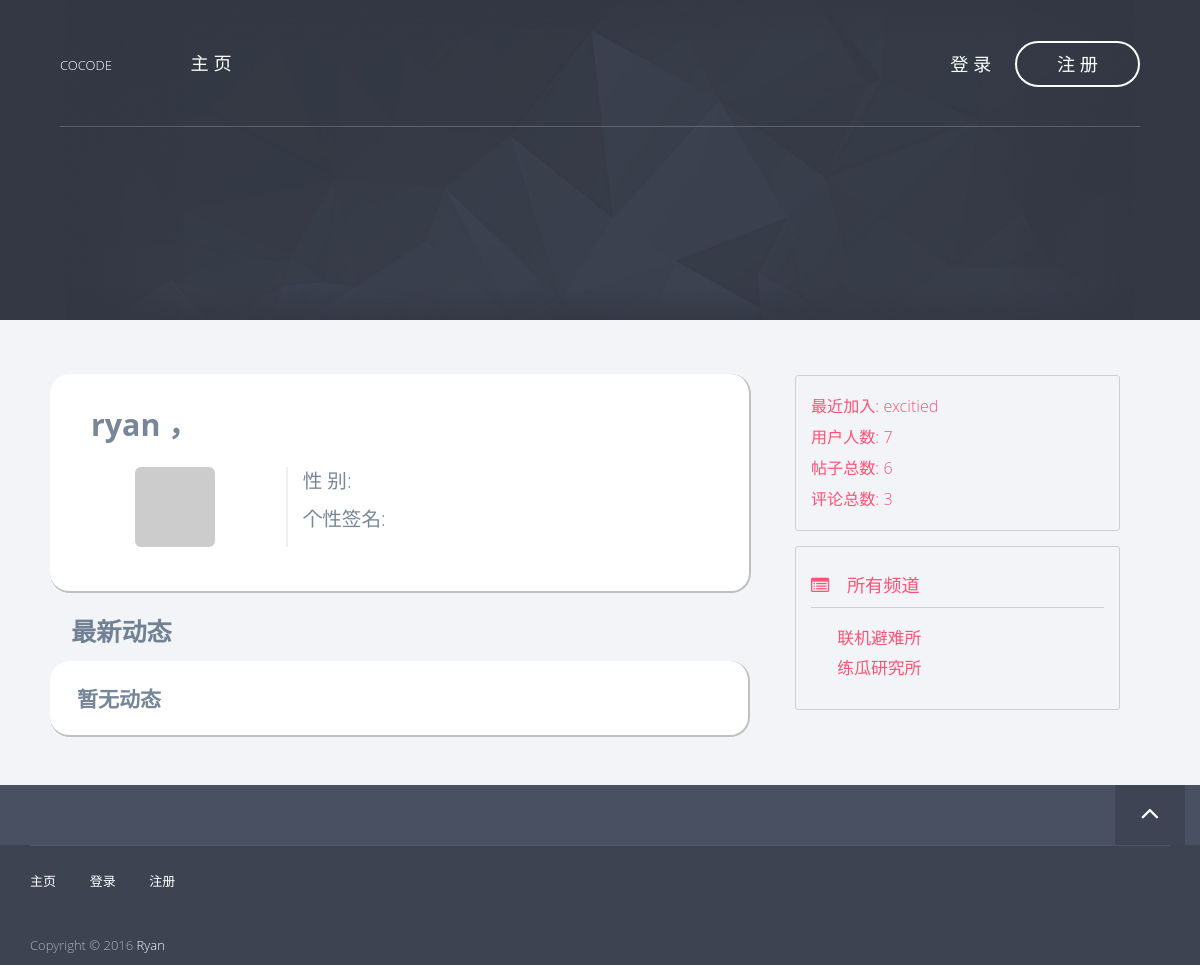
Before: /profile/ryan with the older database file.
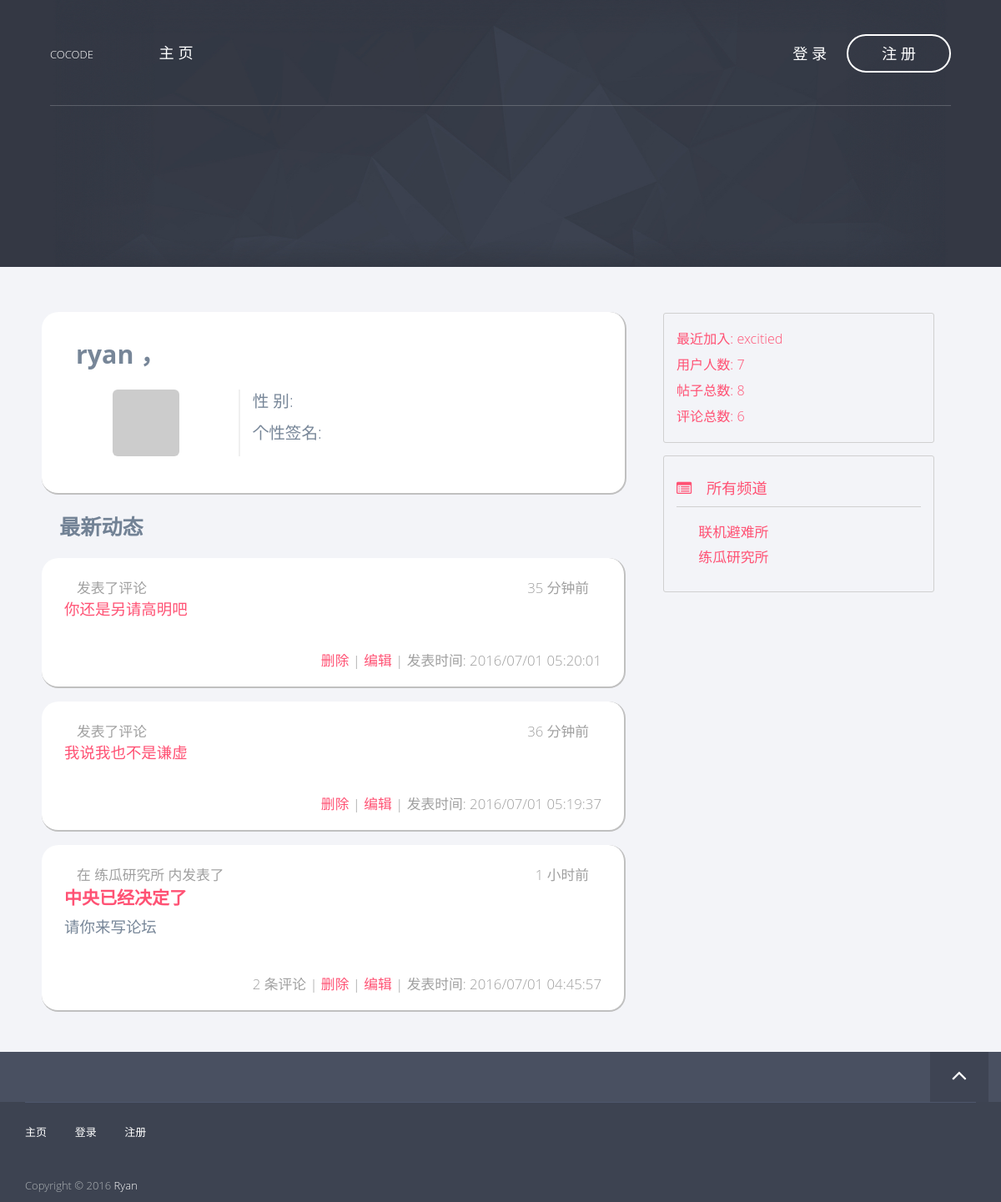
After: the same page with the newer database file.
### app/models/user.py (models this page shows, shortened)
class User(db.Model, Model):
    __tablename__ = 'users'
    id = db.Column(db.Integer, primary_key=True)
    username = db.Column(db.String(), unique=True)
    password_hash = db.Column(db.String())
    email = db.Column(db.String(), unique=True)
    avatar_hash = db.Column(db.String())
    created_time = db.Column(db.Integer, default=0)
    role_id = db.Column(db.Integer, db.ForeignKey('roles.id'))
    posts = db.relationship('Post', backref='author')
    comments = db.relationship('Comment', backref='author')
    @property
    def password(self):
        raise AttributeError('password is not readable')
    def gravatar(self, size=100, default='identicon', rating='g'):
        from flask import request
        gravatar_url = 'secure.gravatar.com/avatar'
        if request.is_secure:
            url = 'https://' + gravatar_url
        else:
            url = 'http://' + gravatar_url
        hash = self.avatar_hash or md5(self.email.encode('utf-8')).hexdigest()
        return '{url}/{hash}?s={size}&d={default}&r={rating}'.format(url=url,
                                                                     hash=hash,
                                                                     size=size,
                                                                     default=default,
                                                                     rating=rating)

### app/models/channel.py (models this page shows, shortened)
class Channel(db.Model, Model):
    __tablename__ = 'channels'
    id = db.Column(db.Integer, primary_key=True)
    name = db.Column(db.String(), default=ChannelPermission.NORMAL[0])
    permission = db.Column(db.Integer)
    created_time = db.Column(db.Integer, default=0)
    posts = db.relationship('Post', backref='channel')
    def is_admin(self):
        return self.permission == ChannelPermission.ADMIN[0]

### app/models/comment.py (models this page shows, shortened)
class Comment(db.Model, Model):
    __tablename__ = 'comments'
    id = db.Column(db.Integer, primary_key=True)
    content = db.Column(db.String())
    created_time = db.Column(db.Integer, default=0)
    user_id = db.Column(db.Integer, db.ForeignKey('users.id'))
    post_id = db.Column(db.Integer, db.ForeignKey('posts.id'))
    def display_item(self):
        name = 'comment'
        if self.content.__len__() > 30:
            content = self.content[:30] + '...'
        else:
            content = self.content
        return (name, content)

### app/models/post.py (models this page shows, shortened)
class Post(db.Model, Model):
    __tablename__ = 'posts'
    id = db.Column(db.Integer, primary_key=True)
    title = db.Column(db.String())
    content = db.Column(db.String())
    created_time = db.Column(db.Integer, default=0)
    channel_id = db.Column(db.Integer, db.ForeignKey('channels.id'))
    user_id = db.Column(db.Integer, db.ForeignKey('users.id'))
    comments = db.relationship('Comment', backref='post')
    def display_item(self):
        name = 'post'
        title = self.title
        content_len = 58
        if self.content.__len__() > content_len:
            content = self.content[:content_len] + '...'
        else:
            content = self.content
        return (name, title, content)

### app/views.py (the view)
@app.route('/profile/<username>')
def profile(username):
    u = User.query.filter_by(username=username).first()
    if u is None:
        abort(404)
    posts = u.posts
    comments = u.comments
    activities = posts + comments
    activities.sort(key=lambda a: a.created_time, reverse=True)
    return render_template('profile.html',
                           user=u,
                           activities=activities)

### app/context_processers.py (called while the page is built)
@app.context_processor
def current_user_processor():
    return dict(current_user=current_user())

@app.context_processor
def channel_processor():
    channels = Channel.query.all()
    permissions = [
        ChannelPermission.NORMAL,
        ChannelPermission.ADMIN,
    ]
    dic = {
        'channels': channels,
        'permissions': permissions,
    }
    return dict(**dic)

@app.context_processor
def user_processor():
    user_count = User.query.count()
    new_user = User.query.order_by(User.created_time.desc()).first()
    return dict(new_user=new_user,
                user_count=user_count)

@app.context_processor
def post_processor():
    post_count = Post.query.count()
    return dict(post_count=post_count)

@app.context_processor
def comment_processor():
    comment_count = Comment.query.count()
    return dict(comment_count=comment_count)

### app/filters.py (called while the page is built)
@app.template_filter('format_time')
def format_time(timestamp):
    format = '%Y/%m/%d %H:%M:%S'
    t = time.localtime(timestamp)
    ft = time.strftime(format, t)
    return ft

@app.template_filter('from_now')
def format_time(timestamp):
    now = time.time()
    delta_time = now - timestamp
    ret = '{} {}前'
    if delta_time < 10:
        ret = '刚刚'
    elif delta_time < 60:
        ret = ret.format(int(delta_time), '秒')
    elif delta_time < 60 * 60:
        minutes = delta_time / 60
        ret = ret.format(int(minutes), '分钟')
    elif delta_time < 60 * 60 * 24:
        hours = delta_time / 60 / 60
        ret = ret.format(int(hours), '小时')
    elif delta_time < 60 * 60 * 24 * 30:
        days = delta_time / 60 / 60 / 24
        ret = ret.format(int(days), '天')
    elif delta_time < 60 * 60 * 24 * 365:
        mouths = delta_time / 60 / 60 / 24 / 30
        ret = ret.format(int(mouths), '月')
    else:
        years = delta_time / 60 / 60 / 24 / 365
        ret = ret.format(int(years), '年')
    return ret

### app/models/user.py (called while the page is built)
def current_user():
    id = session.get('user_key', None)
    user = None
    if id is not None:
        user = User.query.get(id)
    return user

### app/templates/profile.html (shortened to what this page needs)
{% extends 'base8-4.html' %}
{% block page_content %}
    <div class="col-md-10 profile-card">
        <div class="row">
            <div class="col-md-12 profile-header">
                {{ user.username }} ，
            </div>
            <div class="col-md-4 profile-left">
                <img class="img-rounded center-block" src="{{ user.gravatar(size=180) }}" />
             </div>
            <div class="col-md-8 profile-right">
                <p>性    别: </p>
                <p>个性签名: </p>
            </div>
            <div class="col-md-12 profile-footer"></div>
        </div>
    </div>
    <div class="col-md-12 activities-list">
        <div class="activities-list-header">最新动态</div>
        <div class="activities-list-body">
            {% if activities | length == 0 %}
                <div class="item-container">
                    <div class="item-full">
                        <div class="item-title">暂无动态</div>
                    </div>
                </div>
            {% else %}
                {% include "_activities.html" %}
            {% endif %}
        </div>
    </div>
{% endblock %}

### app/templates/base8-4.html (shortened to what this page needs)
{% extends "base.html" %}
{% block content %}
    <div class="container">
    <div class="row">
        <div class="col-md-8 page-content">
            {% block page_content %}{% endblock %}
        </div>
        <div class="col-md-4 side-bar">
            <div class="row">
                {% include "_bbs_info.html" %}
                {% include "_channels.html" %}
            </div>
        </div>
        </div>
    </div>
{% endblock %}

### app/templates/base.html (shortened to what this page needs)
<!doctype html>
 <html class="no-js" lang="">
{% block head %}
<head>
<link rel="stylesheet" href="../static/css/normalize.min.css">
<link rel="stylesheet" href="../static/css/bootstrap.min.css">
<link rel="stylesheet" href="../static/css/jquery.fancybox.css">
<link rel="stylesheet" href="../static/css/flexslider.css">
<link rel="stylesheet" href="../static/css/styles.css">
<link rel="stylesheet" href="../static/css/queries.css">
<link rel="stylesheet" href="../static/css/etline-font.css">
<link rel="stylesheet" href="../static/bower_components/animate.css/animate.min.css">
<link rel="stylesheet" href="../static/css/font-awesome.min.css">
</head>
{% endblock %}
<body id="top">
    {% block navbar %}
        <section class="hero">
            <section class="navigation">
                <header>
                    <div class="header-content">
                        <div class="logo"><a href="/">COCODE</a></div>
                        <div class="header-nav">
                            <nav>
                                <ul class="primary-nav">
                                    <li><a href="/">主&nbsp;页</a></li>
                                </ul>
                                <ul class="member-actions">
                                    {% if current_user is none %}
                                    <li><a href="/login" class="login">登&nbsp;录</a></li>
                                    <li><a href="/register" class="btn-white btn-small">注&nbsp;册</a></li>
                                    {% else %}
                                    <li><a href="#"><i class="fa fa-envelope-o hero-nav"></i></a></li>
                                    <li><a href="/profile/{{ current_user.username }}" class="hero-nav">{{ current_user.username }} &nbsp;</a></li>
                                    <li><a href="/logout" class="btn-white btn-small">注销用户</a></li>
                                    {% endif %}
                                </ul>
                            </nav>
                        </div>
                    </div>
                </header>
            </section>
        </section>
    {% endblock %}
    <section class="content">
        {% block content%}
        {% endblock %}
    </section>
    <section class="to-top">
        <div class="container">
            <div class="row">
                <div class="to-top-wrap">
                    {% block to_top %}
                    <a href="#top" class="top"><i class="fa fa-angle-up"></i></a>
                    {% endblock %}
                </div>
            </div>
        </div>
    </section>
    <footer>
        <div class="container">
            <div class="row">
                <div class="col-md-12">
                    <div class="footer-links">
                        <ul class="footer-group">
                            <li><a href="/">主页</a></li>
                            <li><a href="/login">登录</a></li>
                            <li><a href="/register">注册</a></li>
                        </ul>
                        <p>Copyright © 2016 <a href="/">Ryan</a><br></p>
                    </div>
                </div>
            </div>
        </div>
    </footer>
</body>
</html>

### app/templates/_activities.html (shortened to what this page needs)
<div class="items-container">
    {% for a in activities %}
    <div class="col-md-12 item-container">
        <div class="item-full">
            {% set item = a.display_item() %}
            {% set item_name = item[0] %}
            {% if item_name == 'post' %}
                {% set title = item[1] %}
                {% set content = item[2] %}
                <div class="item-header">
                    <div class="col-md-9">
                        {% set channel = a.channel %}
                        在 {{ channel.name }} 内发表了
                    </div>
                    <div class="col-md-3 item-date">
                        {{ a.created_time | from_now }}
                    </div>
                </div>
                <div class="item-title">
                    <a href="/post/{{ a.id }}">{{ title }}</a>
                </div>
                <div class="item-content">
                    {{ content }}
                </div>
                <div class="item-footer">
                    {{ a.comments | length }} 条评论 |
                    <a href="#">删除</a> |
                    <a href="#">编辑</a> |
                    发表时间: {{ a.created_time | format_time }}
                </div>
            {% elif item_name == 'comment' %}
                {% set content = item[1] %}
                <div class="item-header">
                    <div class="col-md-9">
                        发表了评论
                    </div>
                    <div class="col-md-3 item-date">
                        {{ a.created_time | from_now }}
                    </div>
                </div>
                <div class="item-content">
                    <a href="/post/{{ a.post.id }}">{{ content }}</a>
                </div>
                <div class="item-footer">
                    <a href="{{ url_for('delete_comment', id=a.id) }}">删除</a> |
                    <a href="#">编辑</a> |
                    发表时间: {{ a.created_time | format_time }}
                </div>
            {% endif %}
        </div>
    </div>
    {% endfor %}
</div>

### app/templates/_bbs_info.html
<div class="col-md-10 forum-info">
    <div class="forum-info-item">最近加入: <a href="/profile/{{ new_user.username }}">{{ new_user.username }}</a></div>
    <div class="forum-info-item">用户人数: {{ user_count }}</div>
    <div class="forum-info-item">帖子总数: {{ post_count }} </div>
    <div class="forum-info-item">评论总数: {{ comment_count }} </div>
</div>

### app/templates/_channels.html (shortened to what this page needs)
<div class="col-md-10 channel-list">
    <div class="channel-list-caption">
        <i class="fa fa-list-alt"></i> 所有频道
    </div>
    <div class="channel-list-items">
        {% for c in channels %}
        {% if not c.is_admin() %}
            <div class="channel-list-item">
                <a href="/channel/{{ c.id }}">{{ c.name }}</a>
            </div>
        {% endif %}
        {% endfor %}
    </div>
</div>

### app/static/css/queries.css (style rules this page uses)
@media screen and (max-width:1200px) { header { width: 90%; margin: 0 auto; } }

Changed rows visible on the page:
added Comment: created_time|from_now "35 分钟前", content "你还是另请高明吧", created_time "2016/07/01 05:20:01"
added Comment: created_time|from_now "36 分钟前", content "我说我也不是谦虚", created_time "2016/07/01 05:19:37"
added Post: {{ channel.name }} "练瓜研究所", created_time|from_now "1 小时前", title "中央已经决定了", content "请你来写论坛", comments|length "2", created_time "2016/07/01 04:45:57"
Other visible differences:
{{ post_count }}: "6" → "8"
{{ comment_count }}: "3" → "6"
text no longer shown: "暂无动态"
